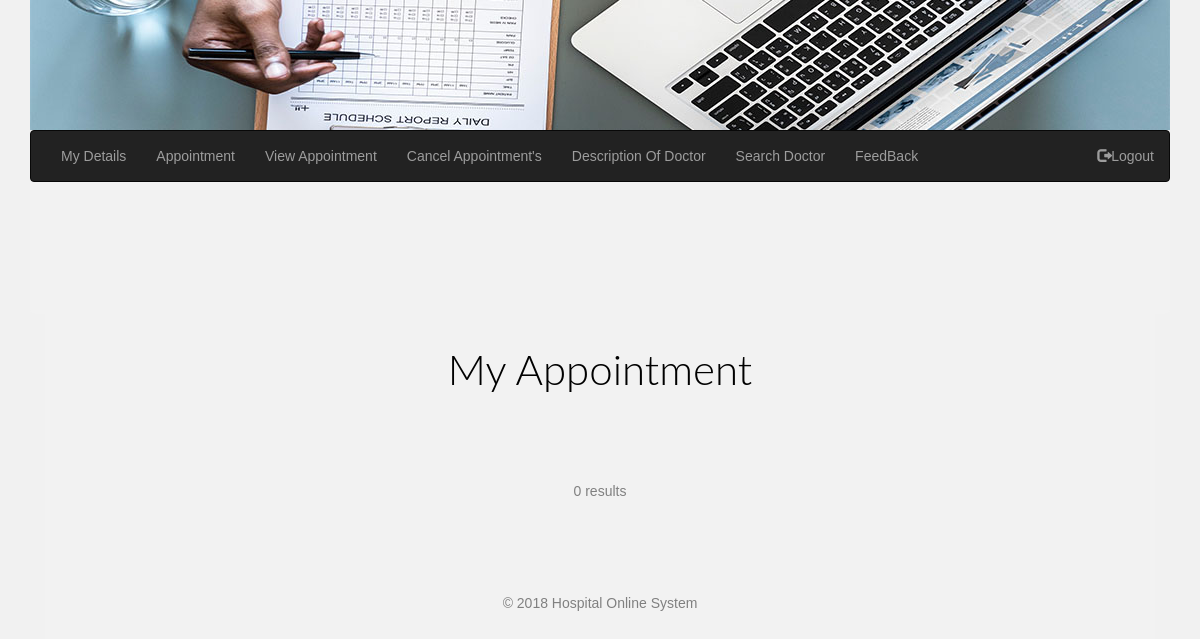
The page /patient/view_appoin.php (signed in) on the database as committed earlier.
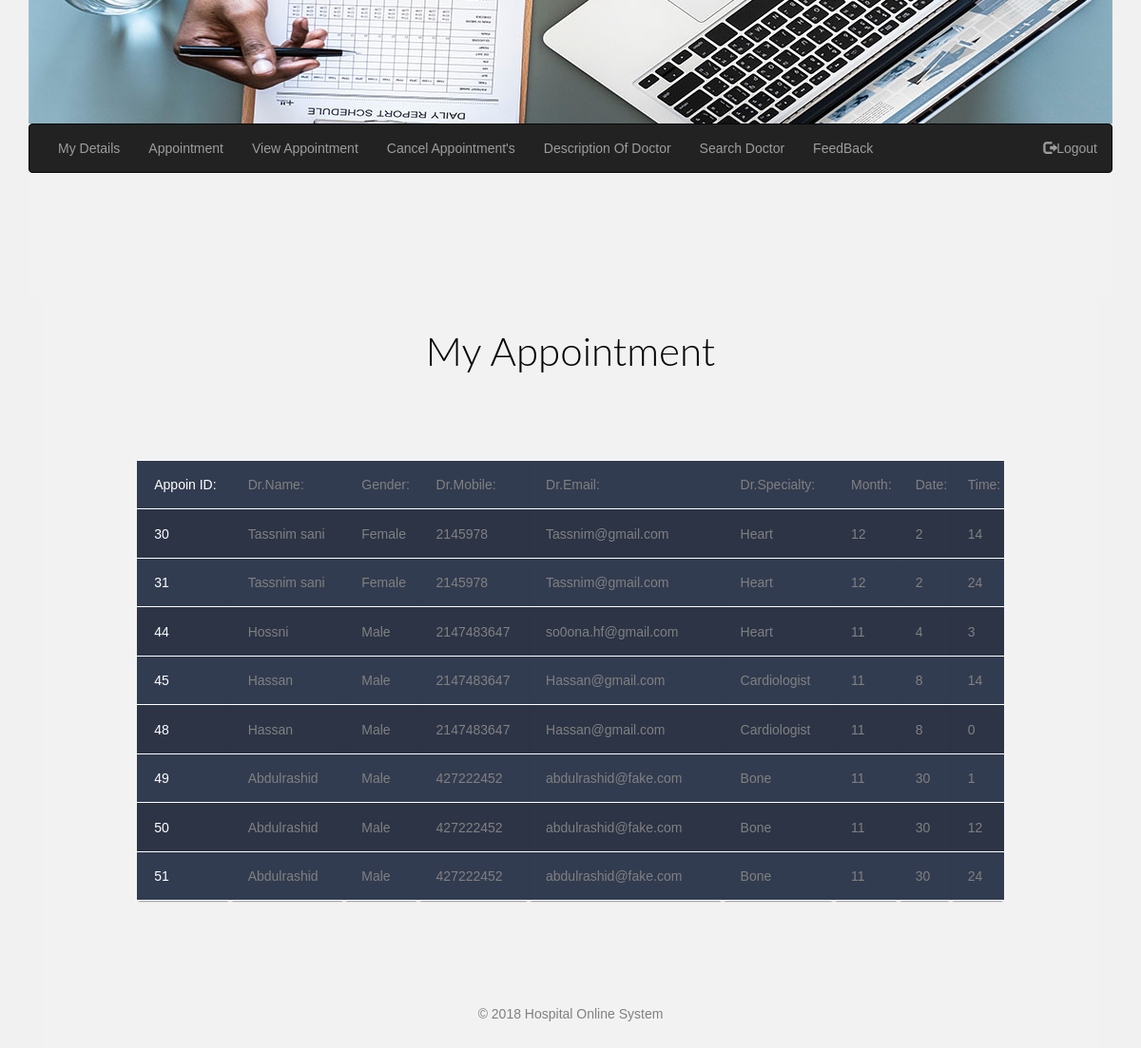
The same page on the database as committed later.
### tables this page shows
CREATE TABLE `appoin` (
  `appoin_id` int(11) NOT NULL,
  `dr_id` int(11) NOT NULL,
  `user_id` int(11) NOT NULL,
  `a_month` int(11) NOT NULL,
  `a_date` int(11) NOT NULL,
  `a_time` int(11) NOT NULL
);

CREATE TABLE `doctor` (
  `dr_id` int(10) NOT NULL,
  `dr_name` varchar(50) NOT NULL,
  `gender` varchar(20) NOT NULL,
  `dr_pass` int(50) NOT NULL,
  `dr_address` varchar(500) NOT NULL,
  `dr_mobile` int(20) NOT NULL,
  `dr_Email` varchar(100) NOT NULL,
  `dr_specialty` varchar(500) NOT NULL,
  `id_cate` int(10) NOT NULL
);

### patient/view_appoin.php (the view, shortened to what this page needs)
<!DOCTYPE html>
<html>
<head>
		<link rel="stylesheet" href="https://maxcdn.bootstrapcdn.com/bootstrap/3.3.6/css/bootstrap.min.css" />
        <link rel="stylesheet" type="text/css" href=".../../../CSS/style.css">
        <link rel="stylesheet" type="text/css" href=".../../../CSS/tablestyle.css">
</head>
<body>
	<div class="container">
	   <div class="row">
        <?php include '.../../menuU.php'; ?>
	   </div>
       <br>
<?php
$servername = 'localhost';
$username = 'root';
$password = '';
$dbname = 'hospital';
$conn = mysqli_connect($servername, $username, $password, $dbname);
$p_id = $_SESSION['user_id'];
$sql = 'SELECT appoin.appoin_id,doctor.dr_name,doctor.gender,doctor.dr_mobile,doctor.dr_Email,doctor.dr_specialty,appoin.a_month,appoin.a_date,appoin.a_time FROM ((appoin INNER JOIN doctor ON appoin.dr_id=doctor.dr_id) INNER JOIN patient ON appoin.user_id='.$p_id.' AND patient.user_id='.$p_id.') ';
$result = mysqli_query($conn, $sql);
   echo '<h2>My Appointment</h2>';
if ($result->num_rows > 0) {
    echo'<table class="container">';
    echo'<tr>';
    echo'<td>Appoin ID:</td>';
    echo'<td>Dr.Name:</td>';
    echo'<td>Gender:</td>';
    echo'<td>Dr.Mobile:</td>';
    echo'<td>Dr.Email:</td>';
    echo'<td>Dr.Specialty:</td>';
    echo'<td>Month:</td>';
    echo'<td>Date:</td>';
    echo'<td>Time:</td>';
    echo'</tr>';
    while ($row = $result->fetch_assoc()) {
        echo'<tr>';
        echo'<td>'.$row['appoin_id'].'</td>';
        echo'<td>'.$row['dr_name'].'</td>';
        echo'<td>'.$row['gender'].'</td>';
        echo'<td>'.$row['dr_mobile'].'</td>';
        echo'<td>'.$row['dr_Email'].'</td>';
        echo'<td>'.$row['dr_specialty'].'</td>';
        echo'<td>'.$row['a_month'].'</td>';
        echo'<td>'.$row['a_date'].'</td>';
        echo'<td>'.$row['a_time'].'</td>';
        echo'</tr>';
    }
    echo'</table>';
} else {
    echo '0 results';
}
?>
<br>
<br>
<br>
<br>
<br>
<br>
<br>
<br>
<marquee behavior="alternate" direction="up" width="100%"><marquee direction="right">&copy;  2018  Hospital Online System  </marquee></marquee>
</body>
</html>

Rows that differ between the two databases and show on the page:
added appoin: appoin_id "30", dr.dr_name "Tassnim sani", dr.gender "Female", dr.dr_mobile "2145978", dr.dr_Email "Tassnim@gmail.com", dr.dr_specialty "Heart", a_month "12", a_date "2", a_time "14"
added appoin: appoin_id "31", dr.dr_name "Tassnim sani", dr.gender "Female", dr.dr_mobile "2145978", dr.dr_Email "Tassnim@gmail.com", dr.dr_specialty "Heart", a_month "12", a_date "2", a_time "24"
added appoin: appoin_id "44", dr.dr_name "Hossni", dr.gender "Male", dr.dr_mobile "2147483647", dr.dr_Email "so0ona.hf@gmail.com", dr.dr_specialty "Heart", a_month "11", a_date "4", a_time "3"
added appoin: appoin_id "45", dr.dr_name "Hassan", dr.gender "Male", dr.dr_mobile "2147483647", dr.dr_Email "Hassan@gmail.com", dr.dr_specialty "Cardiologist", a_month "11", a_date "8", a_time "14"
added appoin: appoin_id "48", dr.dr_name "Hassan", dr.gender "Male", dr.dr_mobile "2147483647", dr.dr_Email "Hassan@gmail.com", dr.dr_specialty "Cardiologist", a_month "11", a_date "8", a_time "0"
added appoin: appoin_id "49", dr.dr_name "Abdulrashid", dr.gender "Male", dr.dr_mobile "427222452", dr.dr_Email "abdulrashid@fake.com", dr.dr_specialty "Bone", a_month "11", a_date "30", a_time "1"
added appoin: appoin_id "50", dr.dr_name "Abdulrashid", dr.gender "Male", dr.dr_mobile "427222452", dr.dr_Email "abdulrashid@fake.com", dr.dr_specialty "Bone", a_month "11", a_date "30", a_time "12"
added appoin: appoin_id "51", dr.dr_name "Abdulrashid", dr.gender "Male", dr.dr_mobile "427222452", dr.dr_Email "abdulrashid@fake.com", dr.dr_specialty "Bone", a_month "11", a_date "30", a_time "24"
Other text that changed with them:
text no longer shown: "0 results"
text now shown: "Appoin ID: Dr.Name: Gender: Dr.Mobile: Dr.Email: Dr.Specialty: Month: Date: Time:"
